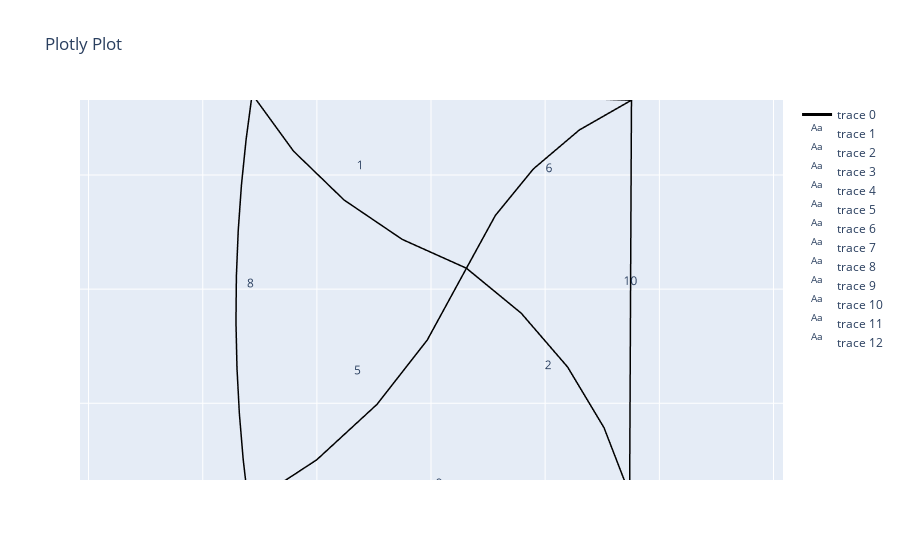

Notebook code for this chart:
### Markdown cell above
Flipping edge 2, 6, and 12 would make the network smoother

### Code cell
# net.flip_curve(2, n = 10)          # Flip the curvature of one edge
net.auto_flip_curves(n = 10)        # Automatically flip the curvature of the edges. Directions will become 1, -1, 1, -1, ...
net.flip_curves()                   # Flip all the edges.
net.flip_curves([8], n = 10)       # Flip the curvature of multiple edges
net.net_plot(color=True, plot_type='arcs', elables=True)

### Figure 1 — Plotly figure (JSON) as saved in the notebook; plotly's stock layout.template omitted (floating-point values rounded to 4 significant figures)
{"data": [{"line": {"color": "black", "width": 3}, "mode": "lines", "type": "scatter3d", "x": [-60.05, -52.83, -45.6, -38.37, -31.14, null, -31.14, -23.94, -15.14, -5.005, 6.161, null, 6.161, 15.7, 23.77, 30.12, 34.56, null, 34.56, 40.66, 46.76, 52.86, 58.96, null, -59.53, -52.6, -45.66, -38.73, -31.79, null, -31.79, -19.89, -9.413, -0.6521, 6.161, null, 6.161, 11.19, 17.81, 25.8, 34.88, null, 34.88, 41.22, 47.55, 53.89, 60.22, null, -31.14, -32.19, -33.0, -33.56, -33.88, -33.95, -33.78, -33.36, -32.7, -31.79, null, -31.79, -15.19, 1.451, 18.06, 34.56, null, 34.56, 34.64, 34.72, 34.8, 34.88, null, 34.88, 18.38, 1.88, -14.63, -31.14, null], "y": [61.01, 54.23, 47.46, 40.69, 33.92, null, 33.92, 24.02, 15.51, 8.643, 3.63, null, 3.63, -4.207, -13.56, -24.15, -35.67, null, -35.67, -41.55, -47.44, -53.32, -59.21, null, -61.33, -55.37, -49.42, -43.46, -37.5, null, -37.5, -29.71, -20.08, -8.862, 3.63, null, 3.63, 12.81, 20.92, 27.68, 32.88, null, 32.88, 39.55, 46.23, 52.91, 59.58, null, 33.92, 26.02, 18.1, 10.16, 2.208, -5.752, -13.71, -21.66, -29.59, -37.5, null, -37.5, -38.76, -38.87, -37.84, -35.67, null, -35.67, -18.53, -1.394, 15.74, 32.88, null, 32.88, 33.43, 33.79, 33.95, 33.92, null], "z": [0, 0, 0, 0, 0, null, 0, 0, 0, 0, 0, null, 0, 0, 0, 0, 0, null, 0, 0, 0, 0, 0, null, 0, 0, 0, 0, 0, null, 0, 0, 0, 0, 0, null, 0, 0, 0, 0, 0, null, 0, 0, 0, 0, 0, null, 0, 0, 0, 0, 0, 0, 0, 0, 0, 0, null, 0, 0, 0, 0, 0, null, 0, 0, 0, 0, 0, null, 0, 0, 0, 0, 0, null]}, {"mode": "text", "text": ["0"], "type": "scatter3d", "x": [-45.6], "y": [47.46], "z": [0]}, {"mode": "text", "text": ["1"], "type": "scatter3d", "x": [-12.49], "y": [18.77], "z": [0]}, {"mode": "text", "text": ["2"], "type": "scatter3d", "x": [20.36], "y": [-16.02], "z": [0]}, {"mode": "text", "text": ["3"], "type": "scatter3d", "x": [46.76], "y": [-47.44], "z": [0]}, {"mode": "text", "text": ["4"], "type": "scatter3d", "x": [-45.66], "y": [-49.42], "z": [0]}, {"mode": "text", "text": ["5"], "type": "scatter3d", "x": [-12.81], "y": [-16.94], "z": [0]}, {"mode": "text", "text": ["6"], "type": "scatter3d", "x": [20.52], "y": [18.25], "z": [0]}, {"mode": "text", "text": ["7"], "type": "scatter3d", "x": [47.55], "y": [46.23], "z": [0]}, {"mode": "text", "text": ["8"], "type": "scatter3d", "x": [-31.46], "y": [-1.794], "z": [0]}, {"mode": "text", "text": ["9"], "type": "scatter3d", "x": [1.388], "y": [-36.59], "z": [0]}, {"mode": "text", "text": ["10"], "type": "scatter3d", "x": [34.72], "y": [-1.394], "z": [0]}, {"mode": "text", "text": ["11"], "type": "scatter3d", "x": [1.874], "y": [33.4], "z": [0]}], "layout": {"scene": {"aspectmode": "data", "camera": {"center": {"x": 0, "y": 0, "z": 0}, "eye": {"x": 0, "y": 0, "z": 3.066}, "up": {"x": 0, "y": 1, "z": 0}}}, "title": {"text": "Plotly Plot"}}}
